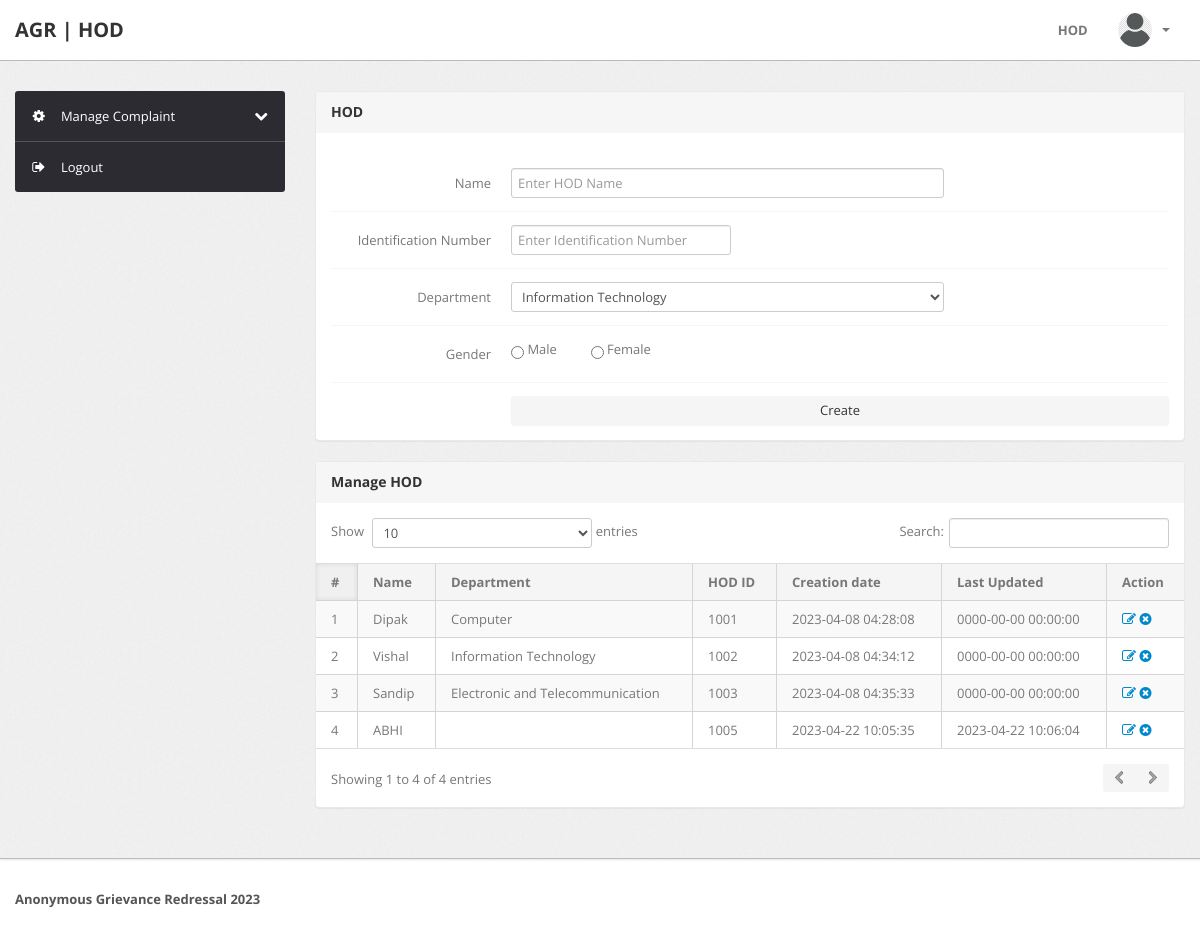
The app's page /HOD/hod.php (signed in) with its own data.
### tables this page shows
CREATE TABLE `hod` (
  `id` int(11) NOT NULL,
  `hodName` varchar(255) NOT NULL,
  `hodDept` varchar(200) NOT NULL,
  `id_num` varchar(250) NOT NULL,
  `gender` varchar(50) NOT NULL,
  `hod_pass` varchar(255) NOT NULL,
  `postingDate` timestamp NOT NULL DEFAULT CURRENT_TIMESTAMP,
  `updationDate` timestamp NOT NULL DEFAULT '0000-00-00 00:00:00' ON UPDATE CURRENT_TIMESTAMP
);

### HOD/hod.php (the view, shortened to what this page needs)
<?php
include('include/config.php');
if(strlen($_SESSION['alogin'])==0)
	{
header('location:index.php');
}
else{
?>
<!DOCTYPE html>
<html lang="en">
<head>
	<link type="text/css" href="bootstrap/css/bootstrap.min.css" rel="stylesheet">
	<link type="text/css" href="bootstrap/css/bootstrap-responsive.min.css" rel="stylesheet">
	<link type="text/css" href="css/theme.css" rel="stylesheet">
	<link type="text/css" href="images/icons/css/font-awesome.css" rel="stylesheet">
</head>
<body>
<?php include('include/header.php');?>
	<div class="wrapper">
		<div class="container">
			<div class="row">
<?php include('include/sidebar.php');?>
			<div class="span9">
					<div class="content">
						<div class="module">
							<div class="module-head">
								<h3>HOD</h3>
							</div>
							<div class="module-body">
									<br />
			<form class="form-horizontal row-fluid" name="HOD" method="post" >
<div class="control-group">
<label class="control-label" for="basicinput">Name</label>
<div class="controls">
<input type="text" placeholder="Enter HOD Name"  name="name" class="span8 tip" required>
</div>
</div>
<div class="control-group">
<label class="control-label" for="basicinput">Identification Number</label>
<div class="controls">
 <input type="text" class="form-control" placeholder="Enter Identification Number" id="id_num" onBlur="hod_ID_Availability()" name="id_num" required="required">
</div>
</div>
<div class="control-group">
	<label class="control-label" for="basicinput">Department</label>
	<div class="controls">
<select name="department" class="span8 tip" required>
		<option value="Information Technology">Information Technology</option>
	</select>
</div>
</div>
<div class="control-group">
<label class="control-label" for="basicinput">Gender</label>
<div class="controls">
        <input type="radio" name="gender" value="Male"> Male
         &nbsp;&nbsp;&nbsp;&nbsp;&nbsp;&nbsp;&nbsp;&nbsp;
        <input type="radio" name="gender" value="Female"> Female
</div>
</div>
	<div class="control-group">
											<div class="controls">
												 <button class="btn btn-theme btn-block"  type="submit" name="submit" id="submit"> Create</button>
											</div>
										</div>
									</form>
							</div>
						</div>
	<div class="module">
							<div class="module-head">
								<h3>Manage HOD</h3>
							</div>
							<div class="module-body table">
								<table cellpadding="0" cellspacing="0" border="0" class="datatable-1 table table-bordered table-striped	 display" width="100%">
									<thead>
										<tr>
											<th>#</th>
											<th>Name</th>
											<th>Department</th>
											<th>HOD ID</th>
											<th>Creation date</th>
											<th>Last Updated</th>
											<th>Action</th>
										</tr>
									</thead>
									<tbody>
<?php $query=mysqli_query($con,"select * from hod");
$cnt=1;
while($row=mysqli_fetch_array($query))
{
?>
										<tr>
											<td><?php echo htmlentities($cnt);?></td>
											<td><?php echo htmlentities($row['hodName']);?></td>
											<td><?php echo htmlentities($row['hodDept']);?></td>
											<td><?php echo htmlentities($row['id_num']);?></td>
											<td> <?php echo htmlentities($row['postingDate']);?></td>
											<td><?php echo htmlentities($row['updationDate']);?></td>
											<td>
											<a href="edit-hod.php?id=<?php echo $row['id']?>" ><i class="icon-edit"></i></a>
											<a href="hod.php?id=<?php echo $row['id']?>&del=delete" onClick="return confirm('Are you sure you want to delete?')"><i class="icon-remove-sign"></i></a></td>
										</tr>
										<?php $cnt=$cnt+1; } ?>
								</table>
							</div>
						</div>
					</div>
				</div>
			</div>
		</div>
	</div>
<?php include('include/footer.php');?>
</body>
<?php } ?>

### HOD/include/header.php (shortened to what this page needs)
<div class="navbar navbar-fixed-top">
		<div class="navbar-inner">
			<div class="container">
			  	<a class="brand" href="index.html">
			  		AGR | HOD
			  	</a>
				<div class="nav-collapse collapse navbar-inverse-collapse">
					<ul class="nav pull-right">
						<li><a href="#">
							HOD
						</a></li>
						<li class="nav-user dropdown">
							<a href="#" class="dropdown-toggle" data-toggle="dropdown">
								<img src="images/profile.jpg" class="nav-avatar" />
								<b class="caret"></b>
							</a>
						</li>
					</ul>
				</div>
			</div>
		</div>
	</div>

### HOD/include/sidebar.php (shortened to what this page needs)
<div class="span3">
					<div class="sidebar">
<ul class="widget widget-menu unstyled">
							<li>
								<a class="collapsed" data-toggle="collapse" href="#togglePages"style="color: white">
									<i class="menu-icon icon-cog"style="color: white"></i>
									<i class="icon-chevron-down pull-right"></i><i class="icon-chevron-up pull-right"></i>
									Manage Complaint
								</a>
							</li>
							<li>
								<a href="logout.php"style="color: white">
									<i class="menu-icon icon-signout" style="color: white"></i>
									Logout
								</a>
							</li>
					</div>
				</div>

### HOD/include/footer.php
<div class="footer">
	<div class="container">
		<b class="copyright">Anonymous Grievance Redressal 2023 </b>
	</div>
</div>

### records on screen
hod: hodName "Dipak", hodDept "Computer", id_num "1001", postingDate "2023-04-08 04:28:08", updationDate "0000-00-00 00:00:00"
hod: hodName "Vishal", hodDept "Information Technology", id_num "1002", postingDate "2023-04-08 04:34:12", updationDate "0000-00-00 00:00:00"
hod: hodName "Sandip", hodDept "Electronic and Telecommunication", id_num "1003", postingDate "2023-04-08 04:35:33", updationDate "0000-00-00 00:00:00"
hod: hodName "ABHI", id_num "1005", postingDate "2023-04-22 10:05:35", updationDate "2023-04-22 10:06:04"
